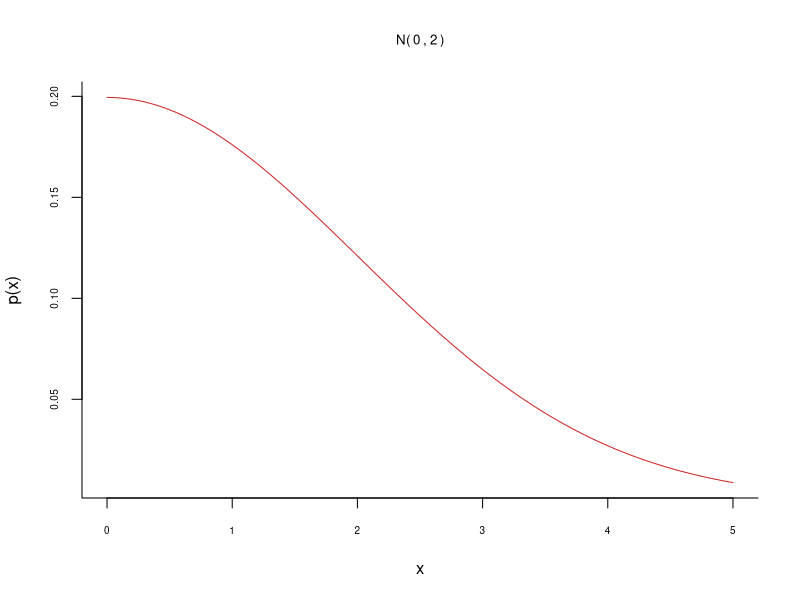
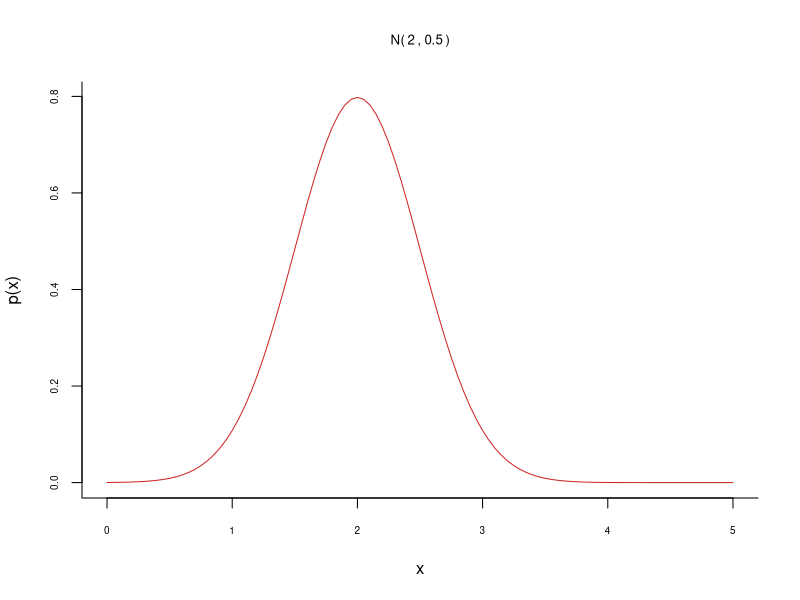
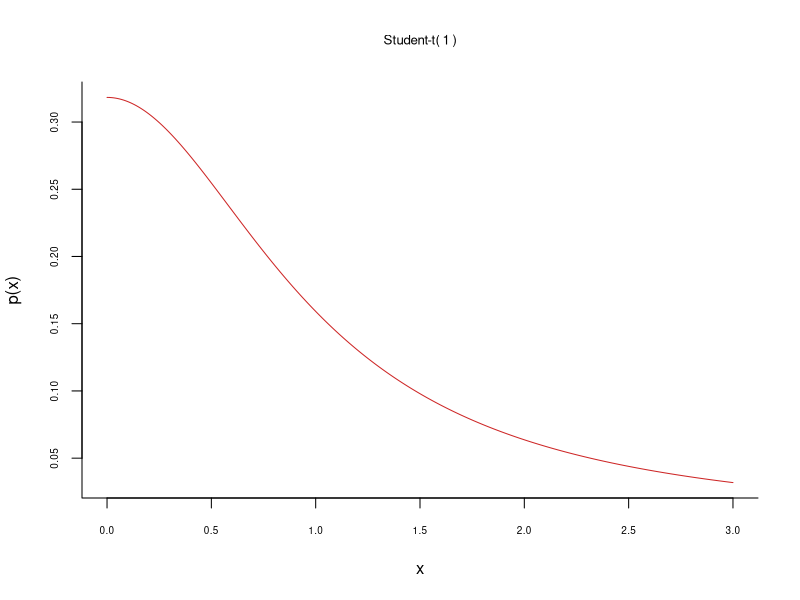
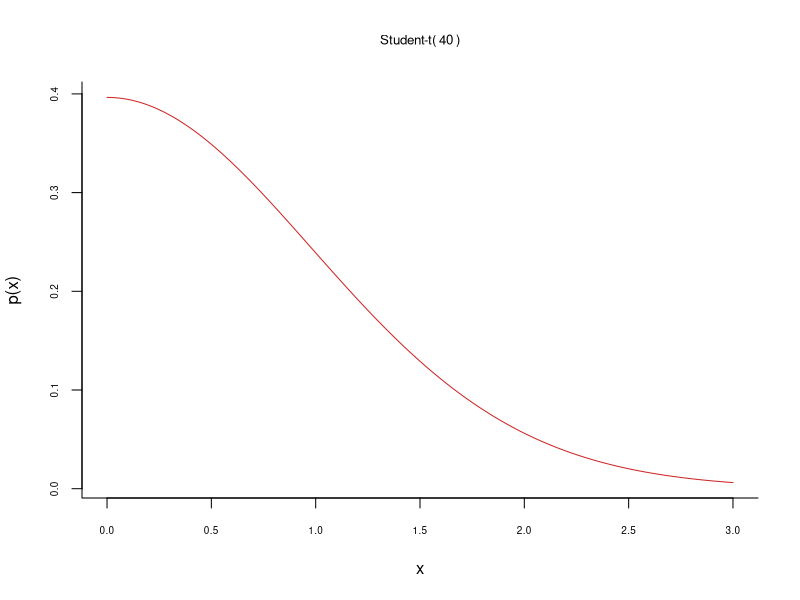
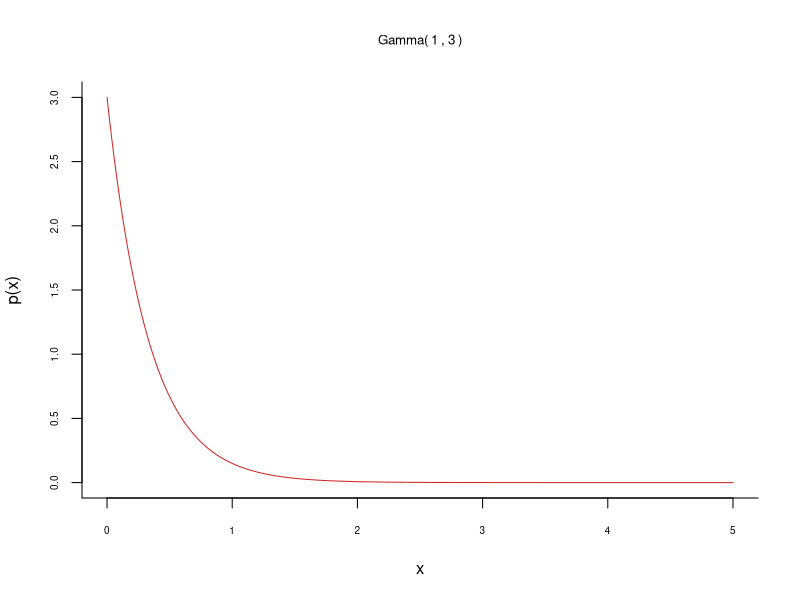
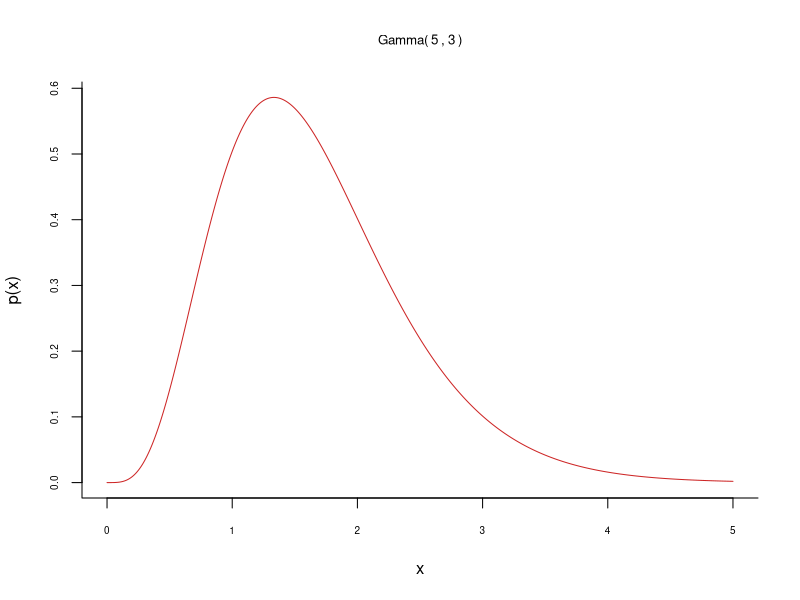
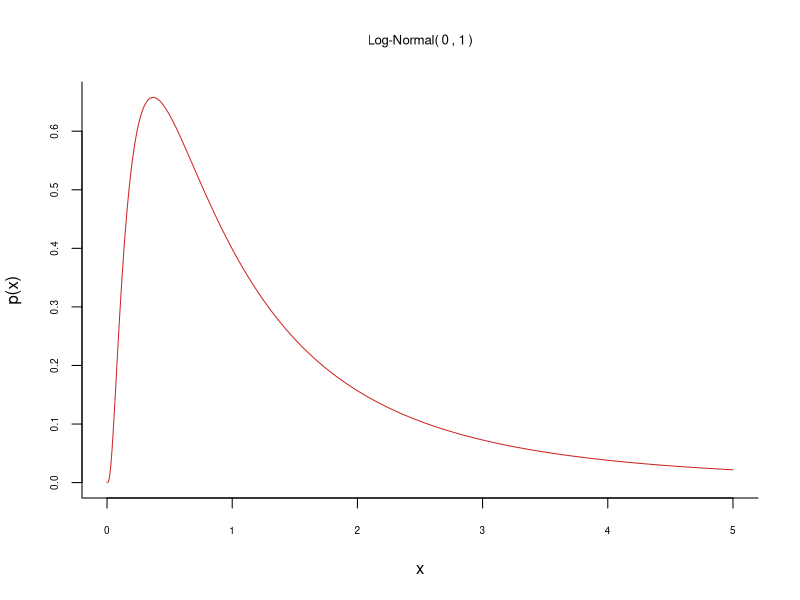
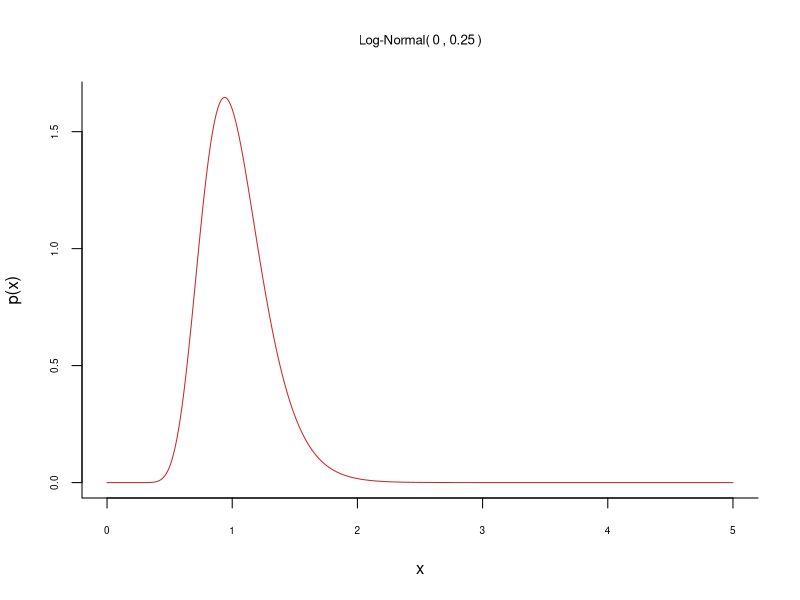

Recreate these plots in R, in order.
## ---- chunk 1
knitr::opts_chunk$set(
  collapse = TRUE,
  comment = "#>"
)
## ---- chunk 2
t   <- seq(0,5,by=0.05)
MU  <- c(0,2)
SIG <- c(2,0.5)
for(k in 1:2){
  mu    <- MU[k]
  sigma <- SIG[k]
  y     <- dnorm(t,mu,sigma)
  graphics::plot(t,y,'l',xlab="x",ylab="p(x)", col="firebrick3", 
     cex.axis=0.6, cex.main = 0.8, bty ="l",
     main = bquote("N(" ~.(mu)~ ","~.(sigma)~")"))
}

## ---- chunk 3
t   <- seq(0,3,by=0.01)
NU  <- c(1,40)
for(k in 1:2){
  nu    <- NU[k]
  y     <- dt(t,df=nu)
  graphics::plot(t,y,'l',xlab="x",ylab="p(x)", col="firebrick3", 
     cex.axis=0.6, cex.main = 0.8, bty ="l",
     main = bquote("Student-t("~.(nu)~")"))
}

## ---- chunk 4
t <- seq(0,5,by=0.01)
A <- c(1,5)
B <- c(3,3)
for(k in 1:2){
  alpha <- A[k]
  beta  <- B[k]
  y     <- dgamma(t,shape=alpha,rate=beta)
  graphics::plot(t,y,'l',xlab="x",ylab="p(x)", col="firebrick3", 
     cex.axis=0.6, cex.main = 0.8, bty ="l",
     main = bquote("Gamma(" ~.(alpha)~ ","~.(beta)~")"))
}
## ---- chunk 5
#t <- seq(0,5,by=0.01)
#A <- c(3,3)
#B <- c(3,5)
#for(k in 1:2){
#  alpha <- A[k]
#  beta  <- B[k]
#  y     <- invgamma::dinvgamma(t,shape=alpha,rate=beta)
#  graphics::plot(t,y,'l',xlab="x",ylab="p(x)", col="firebrick3", 
#     cex.axis=0.6, cex.main = 0.8, bty ="l",
#     main = bquote("Inv-Gamma(" ~.(alpha)~ ","~.(beta)~")"))
#}
## ---- chunk 6
t <- seq(0,5,by=0.01)
M <- c(0,0)
S <- c(1,0.25)
for(k in 1:2){
  mlog  <- M[k]
  slog  <- S[k]
  y     <- stats::dlnorm(t,meanlog=mlog, sdlog=slog)
  graphics::plot(t,y,'l',xlab="x",ylab="p(x)", col="firebrick3", 
     cex.axis=0.6, cex.main = 0.8, bty ="l",
     main = bquote("Log-Normal(" ~.(mlog)~ ","~.(slog)~")"))
}
## ---- chunk 7
graphics::par(mar=2*c(2,2,1,1))
YMAX <- c(3,3)
LL <- c("topleft", "top")
for(idx in c(1:2)){
  if(idx==1){
    A <- c(4,4,4)
    B <- c(1,2,4)
  }else{
    A <- 0.1*c(5,1)
    B <- 0.1*c(5,1)
  }
  t  <- seq(0, 1, by = 0.001)
  Y  <- matrix(0, length(t), length(A))
  cols <- c("#E41A1C", "#377EB8", "#4DAF4A")
  graphics::plot(c(0,1), c(0,YMAX[idx]), xlab = "x", ylab = "p(x)", col = "white",
                                  cex.axis=0.6, cex.main = 0.8, bty ="l")
  for(j in 1:length(A)){
    y <- dbeta(t, shape1 = A[j], shape2 = B[j])
    graphics::lines(t, y, col = cols[j], lwd = 2) 
  }
  LEG <- paste("Beta(", A, ", ", B, ")", sep = "")
  graphics::legend(LL[idx], legend = LEG, inset = 0.05, 
                 box.col = "black", lty = 1, col = cols, lwd = 2,
                 cex = 0.7)
}
## ---- chunk 8
transforms <- c("square")
f <- c("$x^2$")
J <- c("$\\log|2y|$")
T <- cbind(transforms, f, J)
colnames(T) <- c(" ", "$f(x)$", "$\\log \\left| \\frac{\\partial}{\\partial y} f(y) \\right|$") 
knitr::kable(T)
